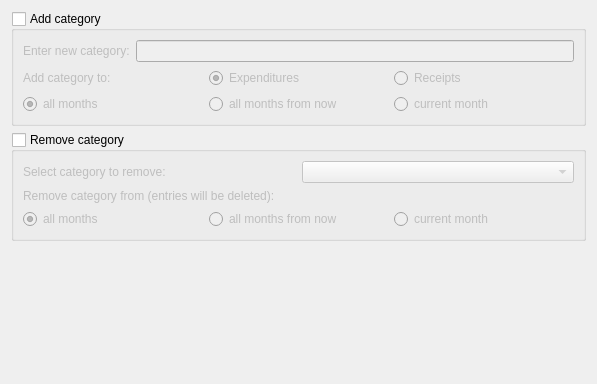
<?xml version="1.0" encoding="UTF-8"?>
<ui version="4.0">
 <class>Form</class>
 <widget class="QWidget" name="Form">
  <property name="geometry">
   <rect>
    <x>0</x>
    <y>0</y>
    <width>597</width>
    <height>384</height>
   </rect>
  </property>
  <property name="windowTitle">
   <string>Form</string>
  </property>
  <layout class="QVBoxLayout" name="verticalLayout_3">
   <item>
    <widget class="QGroupBox" name="addCategoryGroup">
     <property name="title">
      <string>Add category</string>
     </property>
     <property name="checkable">
      <bool>true</bool>
     </property>
     <property name="checked">
      <bool>false</bool>
     </property>
     <layout class="QVBoxLayout" name="verticalLayout">
      <property name="leftMargin">
       <number>9</number>
      </property>
      <item>
       <layout class="QHBoxLayout" name="horizontalLayout">
        <item>
         <widget class="QLabel" name="label">
          <property name="text">
           <string>Enter new category:</string>
          </property>
         </widget>
        </item>
        <item>
         <widget class="QLineEdit" name="newCategoryLineEdit"/>
        </item>
       </layout>
      </item>
      <item>
       <layout class="QHBoxLayout" name="horizontalLayout_3">
        <item>
         <widget class="QLabel" name="label_2">
          <property name="text">
           <string>Add category to:</string>
          </property>
         </widget>
        </item>
        <item>
         <widget class="QRadioButton" name="expendituresButton">
          <property name="text">
           <string>Expenditures</string>
          </property>
          <property name="checked">
           <bool>true</bool>
          </property>
          <attribute name="buttonGroup">
           <string notr="true">expAndRecButtons</string>
          </attribute>
         </widget>
        </item>
        <item>
         <widget class="QRadioButton" name="receiptsButton">
          <property name="text">
           <string>Receipts</string>
          </property>
          <property name="checked">
           <bool>false</bool>
          </property>
          <attribute name="buttonGroup">
           <string notr="true">expAndRecButtons</string>
          </attribute>
         </widget>
        </item>
       </layout>
      </item>
      <item>
       <layout class="QHBoxLayout" name="horizontalLayout_2">
        <item>
         <widget class="QRadioButton" name="addAllMonthsButton">
          <property name="text">
           <string>all months</string>
          </property>
          <property name="checked">
           <bool>true</bool>
          </property>
          <attribute name="buttonGroup">
           <string notr="true">addToMonthButtons</string>
          </attribute>
         </widget>
        </item>
        <item>
         <widget class="QRadioButton" name="addAllMonthsFromNowButton">
          <property name="text">
           <string>all months from now</string>
          </property>
          <attribute name="buttonGroup">
           <string notr="true">addToMonthButtons</string>
          </attribute>
         </widget>
        </item>
        <item>
         <widget class="QRadioButton" name="addCurrentMonthButton">
          <property name="text">
           <string>current month</string>
          </property>
          <attribute name="buttonGroup">
           <string notr="true">addToMonthButtons</string>
          </attribute>
         </widget>
        </item>
       </layout>
      </item>
     </layout>
    </widget>
   </item>
   <item>
    <widget class="QGroupBox" name="removeCategoryGroup">
     <property name="title">
      <string>Remove category</string>
     </property>
     <property name="checkable">
      <bool>true</bool>
     </property>
     <property name="checked">
      <bool>false</bool>
     </property>
     <layout class="QVBoxLayout" name="verticalLayout_2">
      <item>
       <layout class="QHBoxLayout" name="horizontalLayout_4">
        <item>
         <widget class="QLabel" name="label_3">
          <property name="text">
           <string>Select category to remove:</string>
          </property>
         </widget>
        </item>
        <item>
         <widget class="QComboBox" name="removeCategoryCombo"/>
        </item>
       </layout>
      </item>
      <item>
       <layout class="QHBoxLayout" name="horizontalLayout_5">
        <item>
         <widget class="QLabel" name="label_4">
          <property name="text">
           <string>Remove category from (entries will be deleted):</string>
          </property>
         </widget>
        </item>
       </layout>
      </item>
      <item>
       <layout class="QHBoxLayout" name="horizontalLayout_6">
        <item>
         <widget class="QRadioButton" name="removeAllMonthsButton">
          <property name="text">
           <string>all months</string>
          </property>
          <property name="checked">
           <bool>true</bool>
          </property>
          <attribute name="buttonGroup">
           <string notr="true">removeFromMonthButtons</string>
          </attribute>
         </widget>
        </item>
        <item>
         <widget class="QRadioButton" name="removeAllMonthsFromNowButton">
          <property name="text">
           <string>all months from now</string>
          </property>
          <attribute name="buttonGroup">
           <string notr="true">removeFromMonthButtons</string>
          </attribute>
         </widget>
        </item>
        <item>
         <widget class="QRadioButton" name="removeCurrentMonthButton">
          <property name="text">
           <string>current month</string>
          </property>
          <attribute name="buttonGroup">
           <string notr="true">removeFromMonthButtons</string>
          </attribute>
         </widget>
        </item>
       </layout>
      </item>
     </layout>
    </widget>
   </item>
   <item>
    <spacer name="verticalSpacer">
     <property name="orientation">
      <enum>Qt::Vertical</enum>
     </property>
     <property name="sizeHint" stdset="0">
      <size>
       <width>20</width>
       <height>40</height>
      </size>
     </property>
    </spacer>
   </item>
  </layout>
 </widget>
 <resources/>
 <connections/>
 <buttongroups>
  <buttongroup name="removeFromMonthButtons"/>
  <buttongroup name="addToMonthButtons"/>
  <buttongroup name="expAndRecButtons"/>
 </buttongroups>
</ui>
